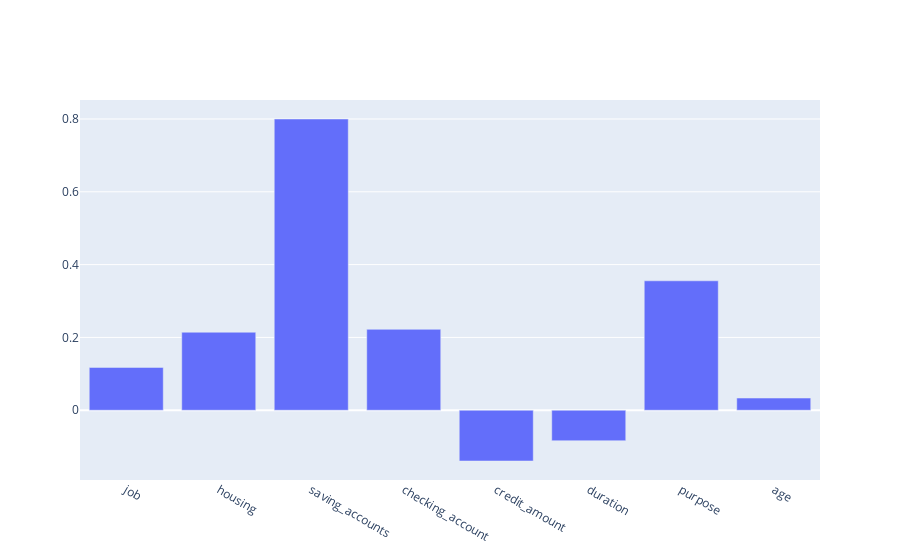
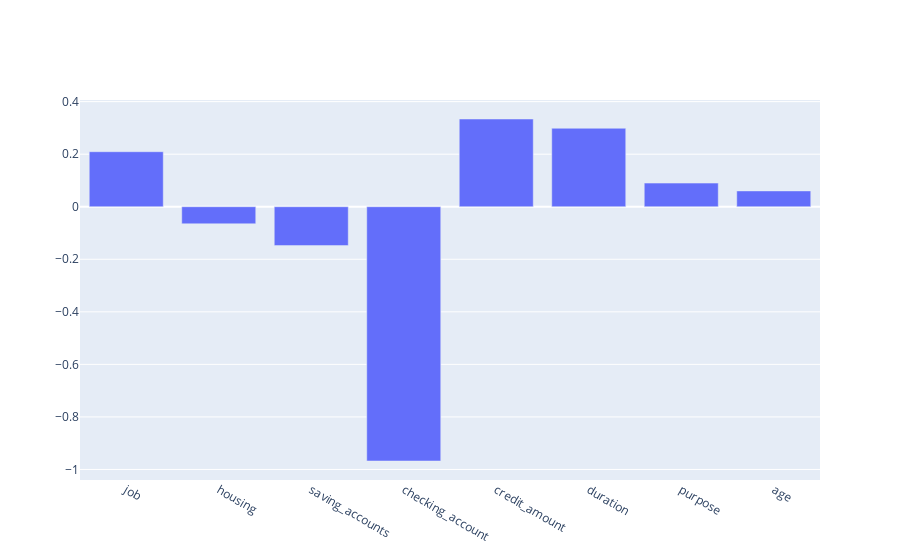

Notebook code cell kept with these figures, in order:
### Code cell
sensitive = 'sex' # sensible variable one wants to test for biases
labels = {0:'Female',1:'Male'} # 0 - Female and 1 - Male
fd.understand_shap(X_test,y_test,model, labels,'sex',1,0)

### Figure 1 — Plotly figure (JSON) as saved in the notebook; plotly's stock layout.template omitted (floating-point values rounded to 4 significant figures)
{"data": [{"type": "bar", "x": ["job", "housing", "saving_accounts", "checking_account", "credit_amount", "duration", "purpose", "age"], "y": [0.1176, 0.2143, 0.8, 0.2222, -0.1394, -0.08372, 0.3556, 0.03346]}], "layout": {}}

### Figure 2 — Plotly figure (JSON) as saved in the notebook; plotly's stock layout.template omitted (floating-point values rounded to 4 significant figures)
{"data": [{"type": "bar", "x": ["job", "housing", "saving_accounts", "checking_account", "credit_amount", "duration", "purpose", "age"], "y": [0.2094, -0.065, -0.148, -0.9678, 0.3339, 0.2987, 0.09, 0.06024]}], "layout": {}}
